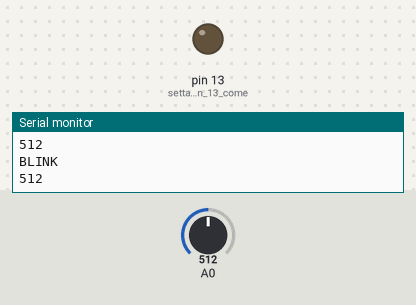
The sketch below on a simulated Arduino Uno, built with avr-gcc and run on an emulated ATmega328P. On the bench: output pins drawn as LEDs (lit = HIGH), the last lines printed to the serial monitor. Dashed ring = blinking. Inputs (shaded band) come from the test bench; at power-on: A0 = 512.

Above: at 2.8 s.
2.9 s: A0 set to 760
At 6.2 s:
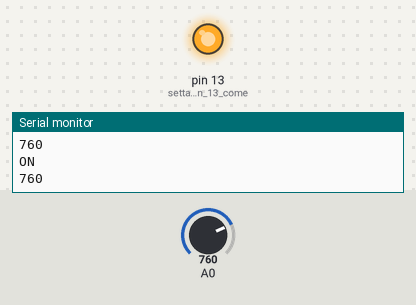
7.5 s: A0 set to 732
At 10.7 s:
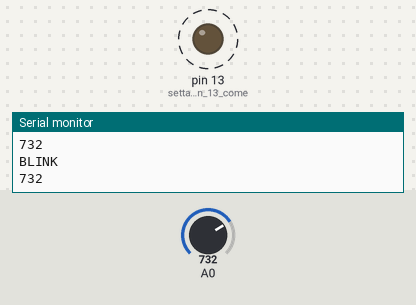
13.5 s: A0 set to 263
17.0 s: A0 set to 232
At 18.3 s:
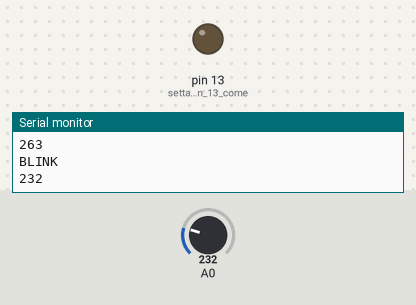
21.5 s: A0 set to 260
At 24.1 s:
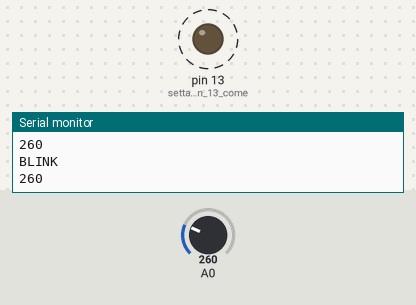
27.5 s: A0 set to 240
At 28.3 s:
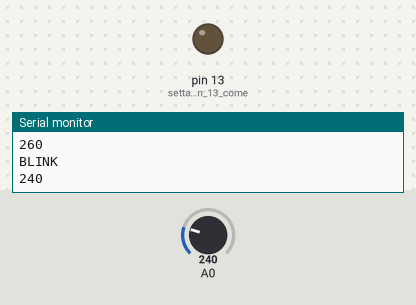
Timing chart, 0 to 30.5 s (numbered marks = the images above; inputs shaded):
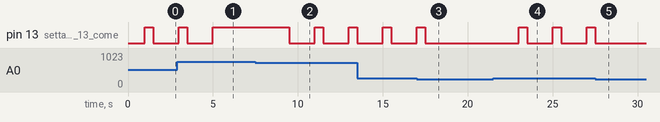

Measured:
- the behaviour switches between 750 and 749 on A0 (found by bisection; images 1 and 2)
- the behaviour switches between 251 and 250 on A0 (found by bisection; images 2 and 3)
- after the input at 2.9 s, pin 13 (settaggio_del_pin_13_come): goes on until 5.0 s, then stays HIGH
- after the input at 7.5 s, pin 13 (settaggio_del_pin_13_come): alternates HIGH for 0.50 s and LOW for 1.5 s, starting after 2.0 s
- after the input at 17.0 s, pin 13 (settaggio_del_pin_13_come): goes on until 17.5 s, then stays LOW
- after the input at 21.5 s, pin 13 (settaggio_del_pin_13_come): alternates HIGH for 0.50 s and LOW for 1.5 s, starting after 1.5 s
- after the input at 27.5 s, pin 13 (settaggio_del_pin_13_come): goes on until 27.5 s, then stays LOW

The sketch:

pilotaggio_diodo_led_con_il_potenziometro.ino
```cpp
void setup()
{
 Serial.begin(9600); //inizializzazione monitor seriale
 pinMode(13, OUTPUT);//settaggio del pin 13 come output

}

void loop()
{
  int V = analogRead(A0); //lettura del valore del potenziometro
  Serial.println(V);
  delay(1000);

  if (V<250) //se il valore del potenziometro è minore di 250
    {
    digitalWrite(13,LOW); //spegni led
    Serial.println("OFF");//scrivi sul monitor seriale la parola off
    }

  else if ((V<750) && (V>250)) //altrimenti se il valore del potenziometro è compreso tra 250 e 750
    {
    digitalWrite(13,HIGH); //accendi led
    delay(500); //aspetta 500 millisecondi
    digitalWrite(13,LOW); //spegni led
    delay(500); //aspetta 500 millisecondi
    Serial.println("BLINK");//scrivi sul monitor seriale la parola blink
    }

  else if(V>=750) //altrimenti se il valore del potenziometro è maggiore o uguale a 750
    {
    digitalWrite(13,HIGH); //accendi led
    Serial.println("ON"); //scrivi sul monitor seriale la parola on
    }

}
```
